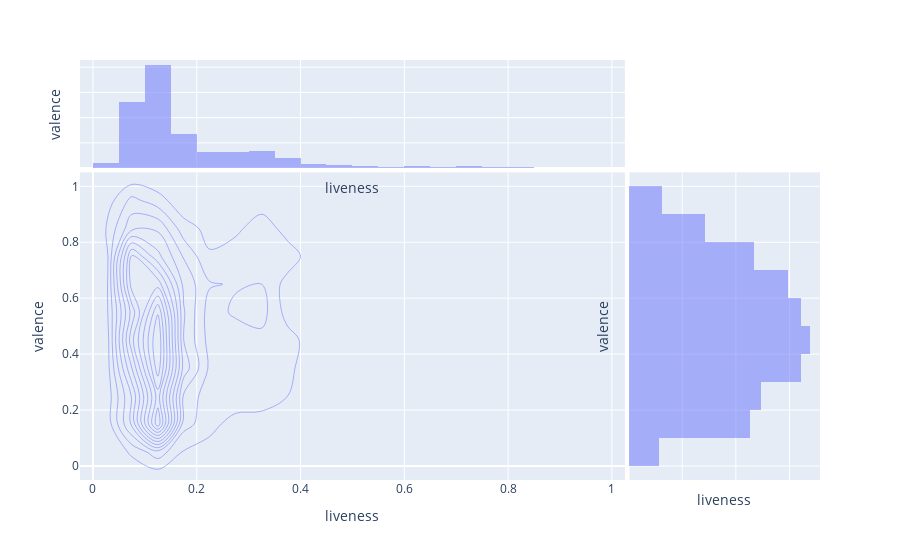

Here is the notebook cell this chart was saved with:
### Markdown cell above
# ------------------------------------------------------------------------------
# Contour Maps of Two Features
# ------------------------------------------------------------------------------

### Code cell
fig = px.density_contour(master_song_df, x='liveness', y="valence", marginal_x="histogram", marginal_y="histogram")
fig.update_xaxes(title_text="liveness")
fig.update_yaxes(title_text="valence")
fig.show()

### Figure 1 — Plotly figure (JSON) as saved in the notebook; plotly's stock layout.template omitted (floating-point values rounded to 4 significant figures; data arrays with more than 128 entries replaced by an {"elided": "..."} marker saying what was removed)
{"data": [{"contours": {"coloring": "none"}, "hovertemplate": "liveness=%{x}<br>valence=%{y}<br>count=%{z}<extra></extra>", "legendgroup": "", "line": {"color": "#636efa"}, "name": "", "showlegend": false, "type": "histogram2dcontour", "x": {"elided": "2248 float values"}, "xaxis": "x", "xbingroup": "x", "y": {"elided": "2248 float values"}, "yaxis": "y", "ybingroup": "y"}, {"alignmentgroup": "True", "bingroup": "x", "hovertemplate": "liveness=%{x}<br>count=%{y}<extra></extra>", "legendgroup": "", "marker": {"color": "#636efa"}, "name": "", "offsetgroup": "", "opacity": 0.5, "showlegend": false, "type": "histogram", "x": {"elided": "2248 float values"}, "xaxis": "x3", "yaxis": "y3"}, {"alignmentgroup": "True", "bingroup": "y", "hovertemplate": "valence=%{y}<br>count=%{x}<extra></extra>", "legendgroup": "", "marker": {"color": "#636efa"}, "name": "", "offsetgroup": "", "opacity": 0.5, "showlegend": false, "type": "histogram", "xaxis": "x2", "y": {"elided": "2248 float values"}, "yaxis": "y2"}], "layout": {"barmode": "overlay", "legend": {"tracegroupgap": 0}, "margin": {"t": 60}, "xaxis": {"anchor": "y", "domain": [0, 0.7363], "title": {"text": "liveness"}}, "xaxis2": {"anchor": "y2", "domain": [0.7413, 1], "matches": "x2", "showgrid": true, "showline": false, "showticklabels": false, "ticks": "", "title": {"text": "liveness"}}, "xaxis3": {"anchor": "y3", "domain": [0, 0.7363], "matches": "x", "showgrid": true, "showticklabels": false, "title": {"text": "liveness"}}, "xaxis4": {"anchor": "y4", "domain": [0.7413, 1], "matches": "x2", "showgrid": true, "showline": false, "showticklabels": false, "ticks": "", "title": {"text": "liveness"}}, "yaxis": {"anchor": "x", "domain": [0, 0.7326], "title": {"text": "valence"}}, "yaxis2": {"anchor": "x2", "domain": [0, 0.7326], "matches": "y", "showgrid": true, "showticklabels": false, "title": {"text": "valence"}}, "yaxis3": {"anchor": "x3", "domain": [0.7426, 1], "matches": "y3", "showgrid": true, "showline": false, "showticklabels": false, "ticks": "", "title": {"text": "valence"}}, "yaxis4": {"anchor": "x4", "domain": [0.7426, 1], "matches": "y3", "showgrid": true, "showline": false, "showticklabels": false, "ticks": "", "title": {"text": "valence"}}}}
